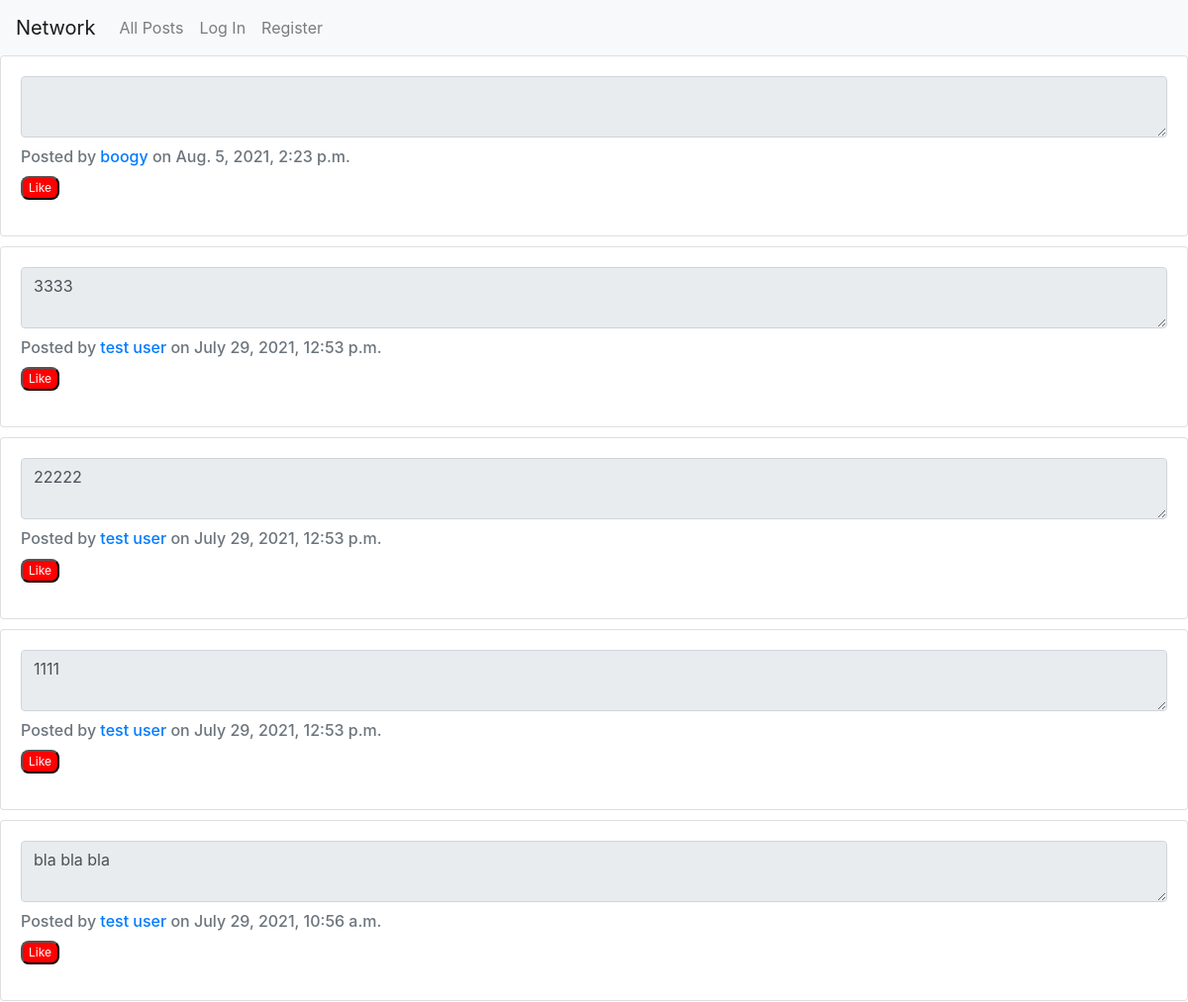
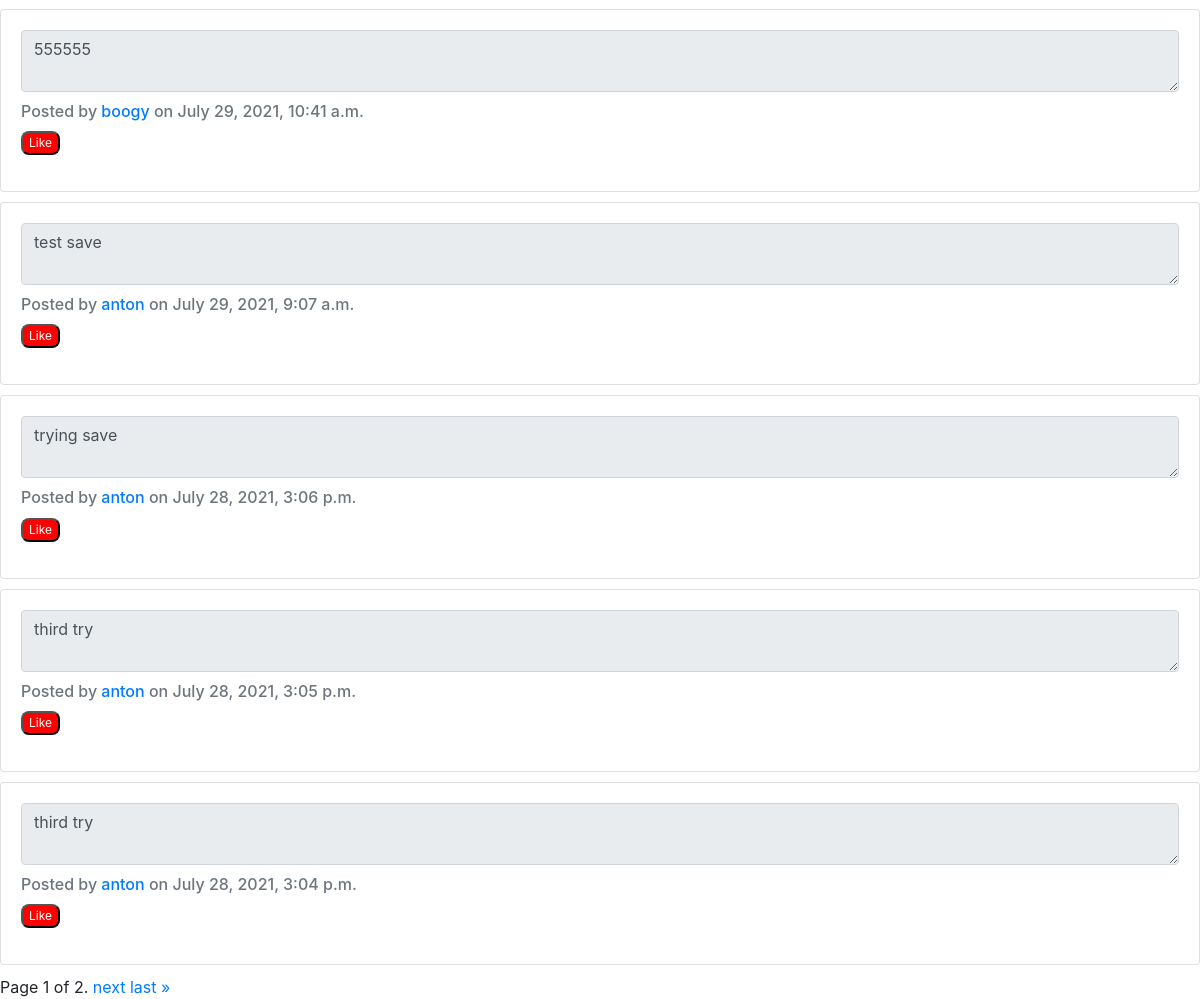
The app's page /, older data (2 pictures, top to bottom).
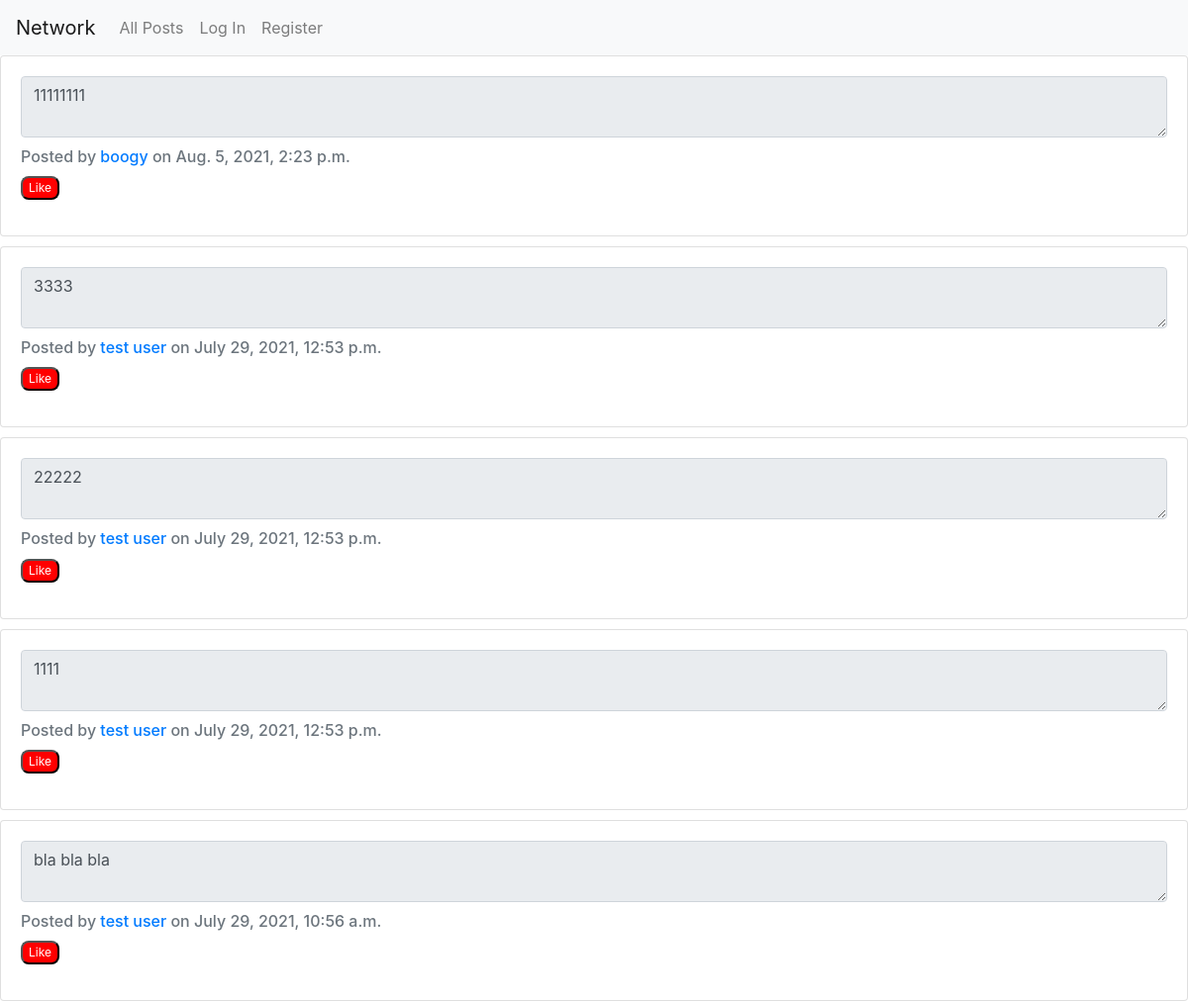
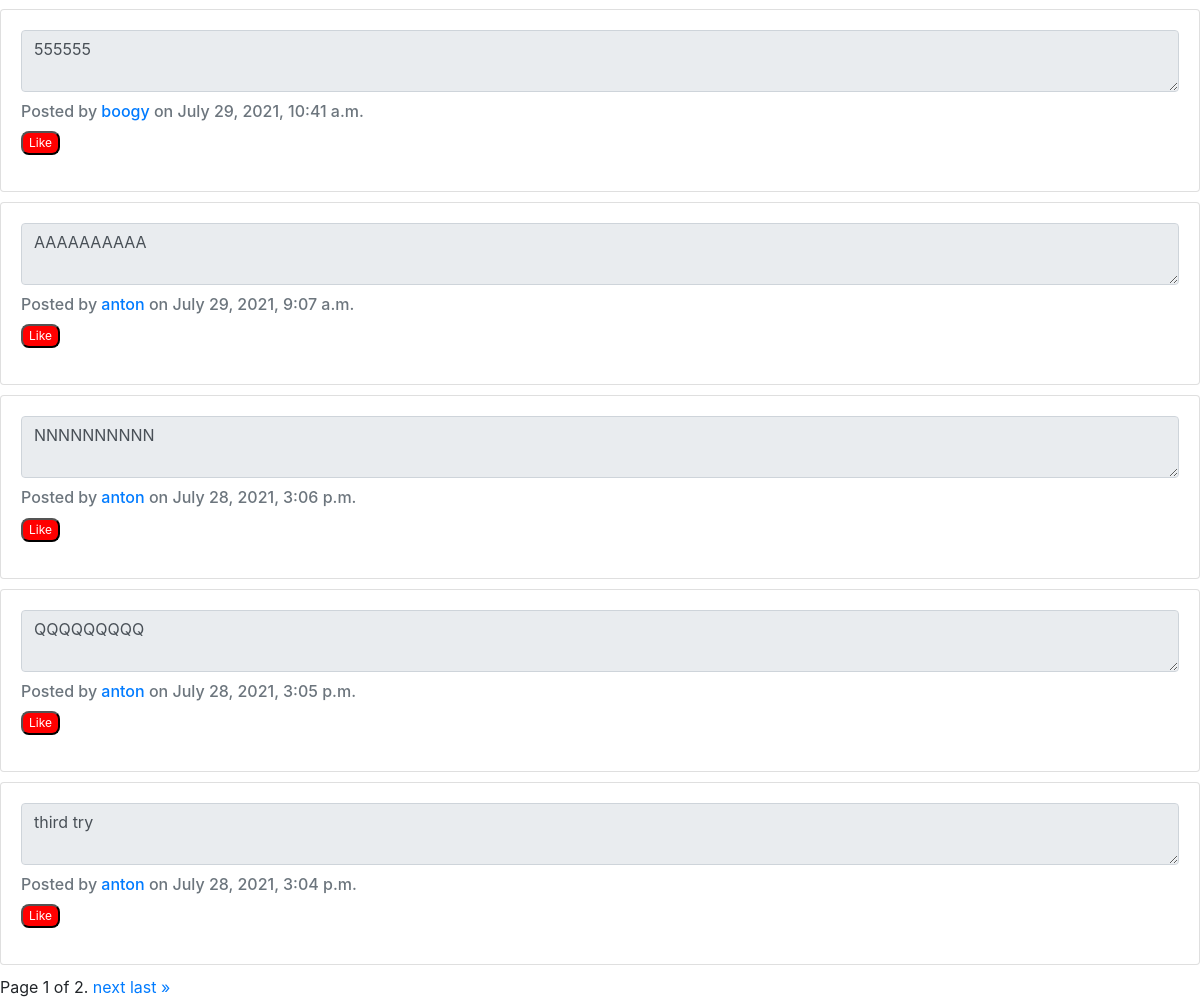
The same page, newer data (2 pictures, top to bottom).
### network/models.py (models this page shows)
class Post(models.Model):
    author = models.ForeignKey(User, on_delete=models.CASCADE, null=True)
    content = models.CharField(max_length=128, default="empty")
    created = models.DateTimeField(auto_now_add=True)

class User(AbstractUser):
    pass

### network/views.py (the view)
# urls.py: path("", views.index, name="index"),
def index(request):
    posts = Post.objects.all().order_by('-created')
    paginator = Paginator(posts, 10)
    page_number = request.GET.get('page')
    page_obj = paginator.get_page(page_number)
    return render(request, "network/index.html",{
        "page_obj": page_obj
    })

### network/templates/network/index.html (shortened to what this page needs)
{% extends "network/layout.html" %}
{% block body %}
    {% for post in page_obj %}
    <div class="card">
        <div class="card-body">
            <div class="post" id="{{post.pk}}">
                <div class="form-group">
                    <textarea class="form-control" readonly>{{post.content}}</textarea>
                </div>
                <h6 class="card-subtitle mb-2 text-muted">Posted by <a href='profile/{{post.author.id}}' %}>{{ post.author }}</a> on {{post.created}}</h6>
                <button class="like">Like</button> <a class='num_of_likes'></a>
            </div>
        </div>
    </div>
    {%endfor%}
    <div class="pagination">
        <span class="step-links">
            <span class="current">
                Page {{ page_obj.number }} of {{ page_obj.paginator.num_pages }}.
            </span>
            {% if page_obj.has_next %}
                <a href="?page={{ page_obj.next_page_number }}">next</a>
                <a href="?page={{ page_obj.paginator.num_pages }}">last &raquo;</a>
            {% endif %}
        </span>
    </div>
{% endblock %}

### network/templates/network/layout.html (shortened to what this page needs)
{% load static %}
<!DOCTYPE html>
<html lang="en">
    <head>
        <link rel="stylesheet" href="https://stackpath.bootstrapcdn.com/bootstrap/4.4.1/css/bootstrap.min.css">
        <link href="{% static 'network/styles.css' %}" rel="stylesheet">
    </head>
    <body>
        <nav class="navbar navbar-expand-lg navbar-light bg-light">
            <a class="navbar-brand" href="#">Network</a>
            <div>
              <ul class="navbar-nav mr-auto">
                <li class="nav-item">
                  <a class="nav-link" id="all_posts" href="{% url 'index' %}">All Posts</a>
                </li>
                {% if user.is_authenticated %}
                    <li class="nav-item">
                        <a class="nav-link" id="following" href="{% url 'following' %}">Following</a>
                    </li>
                    <li class="nav-item">
                        <a class="nav-link" href="{% url 'logout' %}">Log Out</a>
                    </li>
                {% else %}
                    <li class="nav-item">
                        <a class="nav-link" href="{% url 'login' %}">Log In</a>
                    </li>
                    <li class="nav-item">
                        <a class="nav-link" href="{% url 'register' %}">Register</a>
                    </li>
                {% endif %}
              </ul>
            </div>
          </nav>
        <div class="body">
            {% block body %}
            {% endblock %}
        </div>
    </body>
</html>

### network/static/network/styles.css (style rules this page uses)
.like { background-color: red; font-size: 12px; color: white; border-radius: 8px; }
.card { margin-bottom: 10px; }

Row changes from the older to the newer data that the page shows:
changed Post "Aug. 5, 2021, 2:23 p.m.": content (not shown) → "11111111"
changed Post: content "test save" → "AAAAAAAAAA"
changed Post: content "trying save" → "NNNNNNNNNN"
changed Post: content "third try" → "QQQQQQQQQ"
